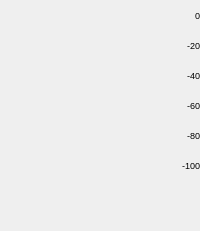
        <widget class="QWidget" name="widget_levelScale" native="true">
         <property name="styleSheet">
          <string notr="true">QWidget {
	font: 7pt;
}</string>
         </property>
         <layout class="QVBoxLayout" name="verticalLayout_38">
          <property name="spacing">
           <number>19</number>
          </property>
          <property name="leftMargin">
           <number>0</number>
          </property>
          <property name="topMargin">
           <number>10</number>
          </property>
          <property name="rightMargin">
           <number>0</number>
          </property>
          <property name="bottomMargin">
           <number>0</number>
          </property>
          <item>
           <widget class="QLabel" name="label_6">
            <property name="text">
             <string>0</string>
            </property>
            <property name="alignment">
             <set>Qt::AlignRight|Qt::AlignTrailing|Qt::AlignVCenter</set>
            </property>
           </widget>
          </item>
          <item>
           <widget class="QLabel" name="label_7">
            <property name="text">
             <string>-20</string>
            </property>
            <property name="alignment">
             <set>Qt::AlignRight|Qt::AlignTrailing|Qt::AlignVCenter</set>
            </property>
           </widget>
          </item>
          <item>
           <widget class="QLabel" name="label_8">
            <property name="text">
             <string>-40</string>
            </property>
            <property name="alignment">
             <set>Qt::AlignRight|Qt::AlignTrailing|Qt::AlignVCenter</set>
            </property>
           </widget>
          </item>
          <item>
           <widget class="QLabel" name="label_9">
            <property name="text">
             <string>-60</string>
            </property>
            <property name="alignment">
             <set>Qt::AlignRight|Qt::AlignTrailing|Qt::AlignVCenter</set>
            </property>
           </widget>
          </item>
          <item>
           <widget class="QLabel" name="label_10">
            <property name="text">
             <string>-80</string>
            </property>
            <property name="alignment">
             <set>Qt::AlignRight|Qt::AlignTrailing|Qt::AlignVCenter</set>
            </property>
           </widget>
          </item>
          <item>
           <widget class="QLabel" name="label_11">
            <property name="text">
             <string>-100</string>
            </property>
            <property name="alignment">
             <set>Qt::AlignRight|Qt::AlignTrailing|Qt::AlignVCenter</set>
            </property>
           </widget>
          </item>
          <item>
           <spacer name="verticalSpacer_3">
            <property name="orientation">
             <enum>Qt::Vertical</enum>
            </property>
            <property name="sizeHint" stdset="0">
             <size>
              <width>20</width>
              <height>60</height>
             </size>
            </property>
           </spacer>
          </item>
         </layout>
        </widget>
